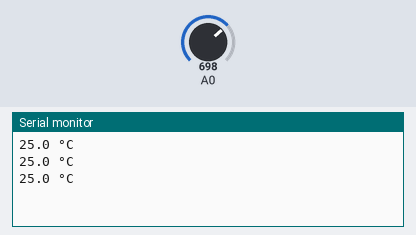
Simulated run of this sketch. Board: Arduino Uno, built with avr-gcc and run on an emulated ATmega328P. On the bench: the last lines printed to the serial monitor. The test bench sets the inputs (shaded band); at power-on: A0 = 698.

Above: at 1.3 s.
1.4 s: A0 set to 753
At 1.9 s:
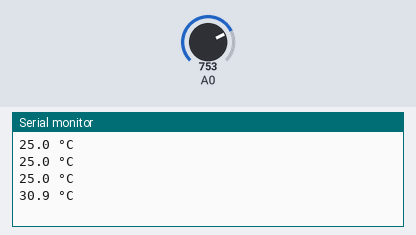
2.9 s: A0 set to 802
At 3.4 s:
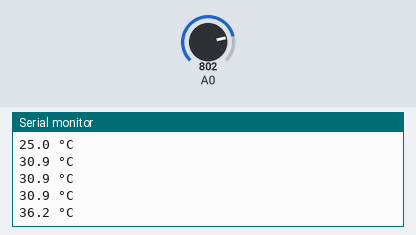
Timing chart, 0 to 5.9 s (numbered marks = the images above; inputs shaded):
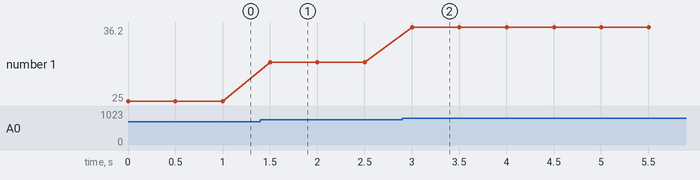

Measured:
- after the input at 1.4 s, the serial monitor: prints a new line after 0.10 s (image 1)
- after the input at 2.9 s, the serial monitor: prints a new line after 0.10 s (image 2)
- plotted number 1: 25 → 30.9 after the input at 1.4 s, 30.9 → 36.2 after the input at 2.9 s

The sketch:

SerialThermometer.ino
```cpp
// (licence header left out)
// SerialThermometer: a TMP36 on A0, its temperature printed twice a second
// — at 115200 baud, twelve times faster than 9600. The monitor has to be set
// to the same speed, or what arrives is garbage.
void setup() {
  analogReference(INTERNAL);
  Serial.begin(115200);
}

void loop() {
  float millivolts = analogRead(A0) * 1100.0 / 1024;
  float celsius = (millivolts - 500) / 10;
  Serial.print(celsius, 1);
  Serial.println(" °C");
  delay(500);
}
```
